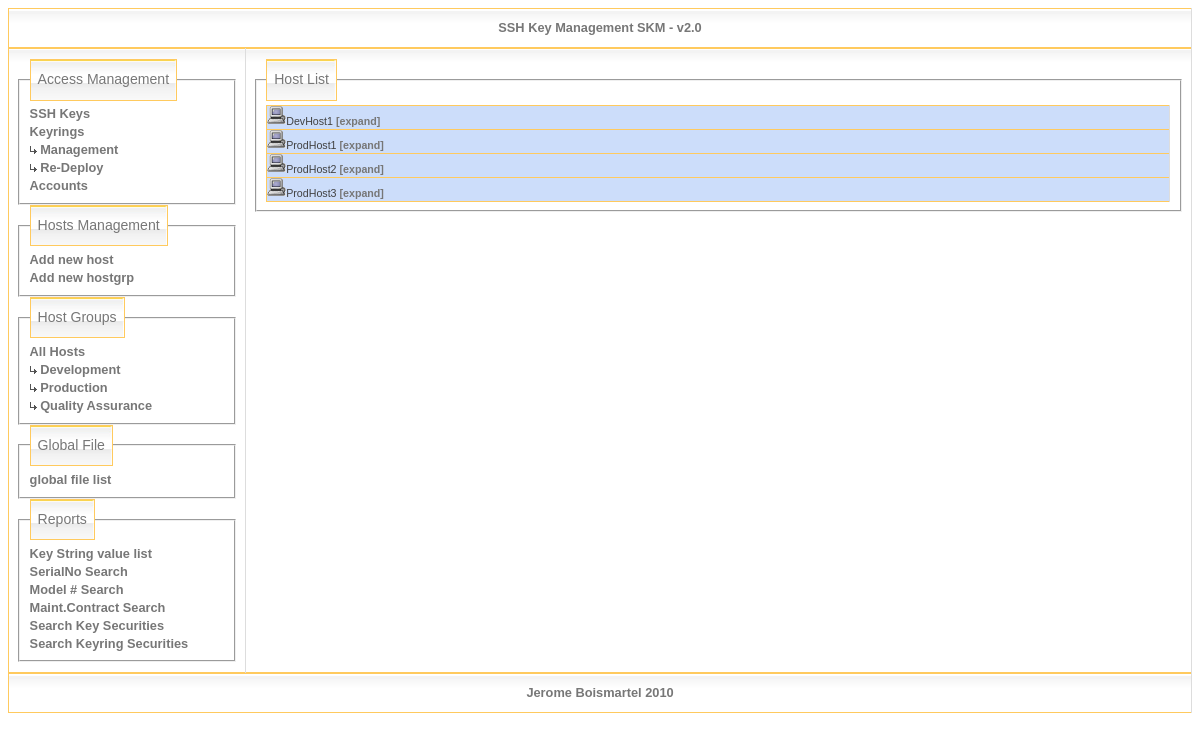
The app's page /deploy.php with its own data.
### tables this page shows
CREATE TABLE IF NOT EXISTS `groups` (
  `id` int(11) NOT NULL auto_increment,
  `name` varchar(255) NOT NULL default '',
  PRIMARY KEY  (`id`)
);

CREATE TABLE IF NOT EXISTS `hosts` (
  `id` int(11) NOT NULL auto_increment,
  `name` varchar(255) NOT NULL default '',
  `ip` varchar(15) NOT NULL,
  `expand` char(1) NOT NULL default 'N',
  `id_group` int(11) NOT NULL default '1',
  `serialno` varchar(40) NOT NULL default '',
  `memory` varchar(11) NOT NULL default '',
  `osversion` varchar(20) NOT NULL default '',
  `cabinet` varchar(30) NOT NULL default '',
  `uloc` varchar(10) NOT NULL default '',
  `cageno` varchar(10) NOT NULL default '',
  `model` varchar(20) NOT NULL default '',
  `procno` varchar(50) NOT NULL default '',
  `provider` varchar(30) NOT NULL default '',
  `install_dt` date NOT NULL default '0000-00-00',
  `po` int(11) NOT NULL default '0',
  `cost` decimal(9,2) NOT NULL default '0.00',
  `maint_cost` decimal(9,2) NOT NULL default '0.00',
  `maint_provider` varchar(30) NOT NULL default '',
  `maint_po` int(11) NOT NULL default '0',
  `maint_end_dt` date NOT NULL default '0000-00-00',
  `life_end_dt` date NOT NULL default '0000-00-00',
  `ostype` varchar(20) NOT NULL default '',
  `osvers` varchar(255) NOT NULL default '',
  `intf1` varchar(255) NOT NULL default '',
  `intf2` varchar(255) NOT NULL default '',
  `defaultgw` varchar(15) NOT NULL default '',
  `monitor` varchar(100) NOT NULL,
  `selinux` varchar(30) NOT NULL default '',
  `datechgroot` date NOT NULL default '0000-00-00',
  `id_direction` int(11) NOT NULL default '1',
  `pdu_circuit` varchar(18) NOT NULL default '',
  `owner` varchar(20) NOT NULL default '',
  `tagnum` varchar(10) NOT NULL default '',
  `pdu_circuit2` varchar(20) NOT NULL default '',
  `pdu_circuit3` varchar(20) NOT NULL default '',
  PRIMARY KEY  (`id`)
);

### deploy.php (the view, shortened to what this page needs)
<?php
include('MyFunctions.inc.php');
$id = $_GET['id'];
if( empty($id) )
{
?>
<html>
<head>
</head>
<body>
<?php start_main_frame(); ?>
<?php start_left_pane(); ?>
<?php display_menu(); ?>
<?php end_left_pane(); ?>
<?php start_right_pane(); ?>
  <fieldset><legend>Host List </legend>
  <table class='detail'>
    <?php
    $result = mysql_query( "SELECT * FROM `hosts` ORDER BY `name`" )
                         or die (mysql_error()."<br>Couldn't execute query: $query");
    $nr = mysql_num_rows( $result );
    if(empty($nr)) {
      echo("<tr><td class='detail1'>No host to deploy</td><td class='detail2'></td></tr>\n");
    }
    else {
      while( $row = mysql_fetch_array( $result ))
      {
        $name = $row["name"];
        $id = $row["id"];
	echo("<tr>\n");
	if ($row['expand'] == "N") {
        	echo("  <td class='title'><img src='images/server.gif' border='0'>$name <a href=\"deploy.php?id=$id&action=expand\">[expand]</a></td>\n");
	} else {
        	echo("  <td class='title'><img src='images/server.gif' border='0'>$name <a href=\"deploy.php?id=$id&action=collapse\">[collapse]</a></td>\n");
	}
	echo("</tr>\n");
      }
    }
    ?>
</td></tr></table>
<? end_main_frame(); ?>
</body>
</html>
  <?php
}
?>

### MyFunctions.inc.php (shortened to what this page needs)
<?php
function start_main_frame(){
    echo("<table><th><center>SSH Key Management SKM - v2.0</center></th></table>\n");
    echo("<table width='100%'>\n");
    echo("  <tr valign='top'>\n");
}
function end_main_frame(){
    echo("<table><th><center>Jerome Boismartel 2010</center></th></table>\n");
}
function start_left_pane(){
    echo("    <td width='20%'>\n");
}
function end_left_pane(){
    echo("    </td>\n");
}
function start_right_pane(){
    echo("    <td width='80%'>\n");
}
function display_menu(){
    echo("      <fieldset><legend>Access Management</legend>\n");
    echo("        <a href='keys.php'>SSH Keys</a><br>\n");
    echo("        <a href='keyrings.php'>Keyrings</a><br>\n");
    echo("        <a href='keyrings.php'><img src='images/arrowbright.gif'> Management</a><br>\n");
    echo("        <a href='choose_keyring.php'><img src='images/arrowbright.gif'> Re-Deploy</a><br>\n");
    echo("        <a href='accounts.php'>Accounts</a><br>\n");
    echo("      </fieldset>\n");
    echo("      <fieldset><legend>Hosts Management</legend>\n");
    echo("        <a href='hosts_setup.php'>Add new host</a><br>\n");
    echo("        <a href='groups.php'>Add new hostgrp</a><br>\n");
    echo("      </fieldset>\n");
    echo("      <fieldset><legend>Host Groups</legend>\n");
	echo("        <a href='show_all_hosts.php'>All Hosts</a><br>\n");
        $hostgroup = mysql_query( "SELECT * FROM `groups` ORDER BY `name`" )
                         or die (mysql_error()."<br>Couldn't execute query: $query");
        $hostgroup_nr = mysql_num_rows( $hostgroup );
        if (!empty($hostgroup_nr)) {
              while( $hostgroup_row = mysql_fetch_array( $hostgroup ))
              {
                        $name = $hostgroup_row["name"];
                        $id_hostgroup = $hostgroup_row["id"];
		echo("          <a href=\"hosts-view.php?id_hostgroup=$id_hostgroup\"><img src='images/arrowbright.gif'> $name</a><br>\n");
                }
        }
    echo("      </fieldset>\n");
    echo("      <fieldset><legend>Global File</legend>\n");
    echo("        <a href='globalfile.php'>global file list</a><br>\n");
    echo("      </fieldset>\n");
    echo("      <fieldset><legend>Reports</legend>\n");
    echo("        <a href='view_keys.php'>Key String value list</a><br>\n");
    echo("        <a href='serial_search.php'>SerialNo Search</a><br>\n");
    echo("        <a href='model_search.php'>Model # Search</a><br>\n");
    echo("        <a href='contract_search.php'>Maint.Contract Search</a><br>\n");
    echo("        <a href='search_key_securities.php'>Search Key Securities</a><br>\n");
    echo("        <a href='search_keyring_securities.php'>Search Keyring Securities</a><br>\n");
    echo("      </fieldset>\n");
}
?>

### skm.css (style rules this page uses)
table { width: 100%; border-collapse:collapse; border:1px solid #FFCA5E; }
legend { font-size: 1.1em; line-height: 1.4em; font-family: Arial, Helvetica, sans-serif; color: #777777; padding: 10px 7px; text-align: left; background: url('images/bg_caption_clean.jpg') right top; border: 1px solid #FFCA5E; }
tbody tr { background: url('images/bg_td1.jpg') repeat-x top; line-height: 0.8em; }
tbody th,td { font-size: 0.8em; line-height: 1.4em; font-family: Arial, Helvetica, sans-serif; color: #777777; padding: 10px 7px; border-top: 1px solid #FFCA5E; border-right: 1px solid #DDDDDD; text-align: left; }
a { color: #777777; font-weight: bold; text-decoration: none; }
img { border: none; }
table.detail td.title { border-bottom: 1px #6699CC dotted; text-align: left; font-family: Verdana, sans-serif, Arial; font-weight: normal; font-size: 8pt; color: #404040; background-color: #ccddfa; padding-top: 0px; padding-bottom: 0px; padding-left: 0px; padding-right: 0px; line-height : 12pt; }

### records on screen
groups: name "Development"
groups: name "Production"
groups: name "Quality Assurance"
hosts: name "DevHost1"
hosts: name "ProdHost1"
hosts: name "ProdHost2"
hosts: name "ProdHost3"
